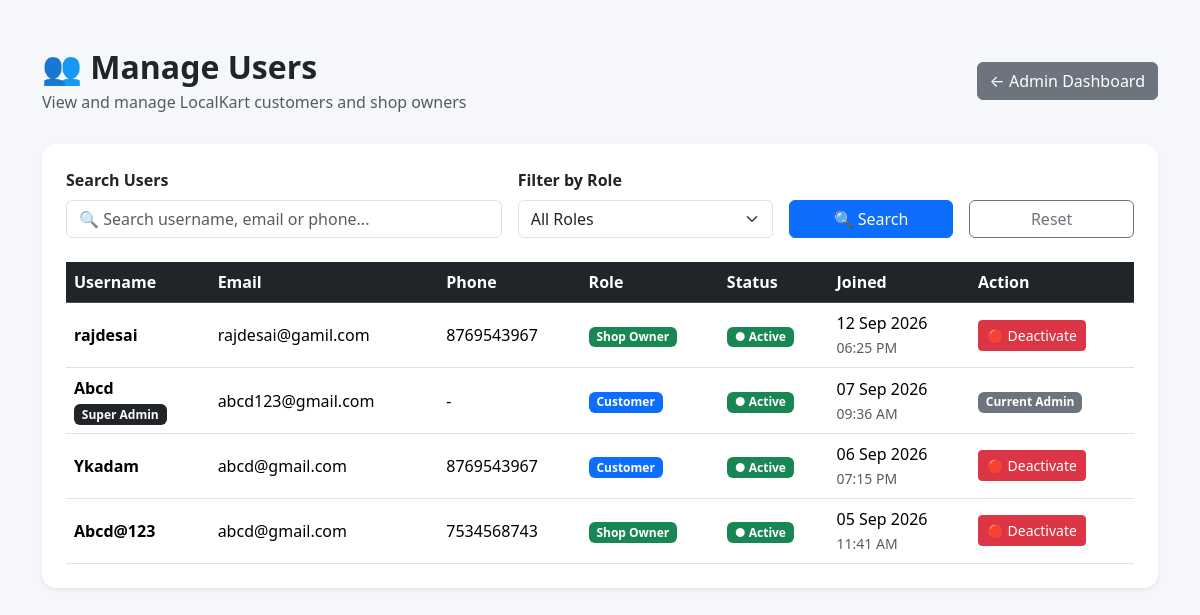
The app's page /dashboard/manage-users/ (signed in) with its own data.
### accounts/models.py (models this page shows, shortened)
class CustomUser(AbstractUser):
    ROLE_CHOICES = (
        ('customer', 'Customer'),
        ('shop_owner', 'Shop Owner'),
        ('admin', 'Admin'),
    )
    role = models.CharField(
        max_length=20,
        choices=ROLE_CHOICES,
        default='customer'
    )
    phone = models.CharField(
        max_length=15,
        blank=True
    )

### dashboard/views.py (the view)
@login_required
def manage_users(request):
    if not request.user.is_superuser:
        return render(request, 'dashboard/access_denied.html')
    users = CustomUser.objects.all().order_by('-date_joined')
    search = request.GET.get('search', '').strip()
    role = request.GET.get('role', '').strip()
    if search:
        users = users.filter(
            Q(username__icontains=search) |
            Q(email__icontains=search) |
            Q(phone__icontains=search)
        )
    if role:
        users = users.filter(role=role)
    paginator = Paginator(users, 10)
    page_number = request.GET.get('page')
    users = paginator.get_page(page_number)
    return render(
        request,
        'dashboard/manage_users.html',
        {
            'users': users,
            'search': search,
            'selected_role': role,
        }
    )

### localkart/context_processors.py (called while the page is built)
def cart_count(request):
    count = 0
    if request.user.is_authenticated and request.user.role == 'customer':
        cart = Cart.objects.filter(
            customer=request.user
        ).first()
        if cart:
            count = sum(
                item.quantity
                for item in cart.items.all()
            )
    unread_notifications = 0
    if request.user.is_authenticated and request.user.role == 'customer':
        unread_notifications = Notification.objects.filter(
            customer=request.user,
            is_read=False
        ).count()
    return {
        'cart_count': count,
        'unread_notifications': unread_notifications,
    }

### templates/dashboard/manage_users.html (shortened to what this page needs)
<!DOCTYPE html>
<html lang="en">
<head>
    <link
        href="https://cdn.jsdelivr.net/npm/bootstrap@5.3.3/dist/css/bootstrap.min.css"
        rel="stylesheet"
    >
</head>
<body>
<div class="container py-5">
    <div class="d-flex justify-content-between align-items-center page-header">
        <div>
            <h2 class="fw-bold mb-1">
                👥 Manage Users
            </h2>
            <p class="text-muted mb-0">
                View and manage LocalKart customers and shop owners
            </p>
        </div>
        <a
            href="{% url 'admin_dashboard' %}"
            class="btn btn-secondary"
        >
            ← Admin Dashboard
        </a>
    </div>
    <div class="card shadow-sm">
        <div class="card-body p-4">
            <form method="GET" class="mb-4">
                <div class="row g-3 align-items-end">
                    <div class="col-md-5">
                        <label class="form-label fw-bold">
                            Search Users
                        </label>
                        <input
                            type="text"
                            name="search"
                            value="{{ search }}"
                            class="form-control"
                            placeholder="🔍 Search username, email or phone..."
                        >
                    </div>
                    <div class="col-md-3">
                        <label class="form-label fw-bold">
                            Filter by Role
                        </label>
                        <select
                            name="role"
                            class="form-select"
                        >
                            <option value="">
                                All Roles
                            </option>
                        </select>
                    </div>
                    <div class="col-md-2">
                        <button
                            type="submit"
                            class="btn btn-primary w-100"
                        >
                            🔍 Search
                        </button>
                    </div>
                    <div class="col-md-2">
                        <a
                            href="{% url 'manage_users' %}"
                            class="btn btn-outline-secondary w-100"
                        >
                            Reset
                        </a>
                    </div>
                </div>
            </form>
            <div class="table-responsive">
                <table class="table table-hover align-middle">
                    <thead class="table-dark">
                        <tr>
                            <th>
                                Username
                            </th>
                            <th>
                                Email
                            </th>
                            <th>
                                Phone
                            </th>
                            <th>
                                Role
                            </th>
                            <th>
                                Status
                            </th>
                            <th>
                                Joined
                            </th>
                            <th>
                                Action
                            </th>
                        </tr>
                    </thead>
                    <tbody>
                    {% for user in users %}
                        <tr>
                            <td>
                                <strong>
                                    {{ user.username }}
                                </strong>
                                {% if user.is_superuser %}
                                    <br>
                                    <span class="badge bg-dark mt-1">
                                        Super Admin
                                    </span>
                                {% endif %}
                            </td>
                            <td>
                                {{ user.email|default:"-" }}
                            </td>
                            <td>
                                {{ user.phone|default:"-" }}
                            </td>
                            <td>
                                {% if user.role == 'customer' %}
                                    <span class="badge bg-primary">
                                        Customer
                                    </span>
                                {% elif user.role == 'shop_owner' %}
                                    <span class="badge bg-success">
                                        Shop Owner
                                    </span>
                                {% elif user.role == 'admin' %}
                                    <span class="badge bg-dark">
                                        Admin
                                    </span>
                                {% else %}
                                    <span class="badge bg-secondary">
                                        {{ user.role }}
                                    </span>
                                {% endif %}
                            </td>
                            <td>
                                {% if user.is_active %}
                                    <span class="badge bg-success">
                                        ● Active
                                    </span>
                                {% else %}
                                    <span class="badge bg-danger">
                                        ● Inactive
                                    </span>
                                {% endif %}
                            </td>
                            <td>
                                {{ user.date_joined|date:"d M Y" }}
                                <br>
                                <small class="text-muted">
                                    {{ user.date_joined|date:"h:i A" }}
                                </small>
                            </td>
                            <td>
                                {% if user == request.user %}
                                    <span class="badge bg-secondary">
                                        Current Admin
                                    </span>
                                {% else %}
                                    <form
                                        method="post"
                                        action="{% url 'toggle_user_status' user.id %}"
                                        onsubmit="return confirm(
                                            '{% if user.is_active %}Are you sure you want to deactivate this user?{% else %}Are you sure you want to activate this user?{% endif %}'
                                        );"
                                    >
                                        {% if user.is_active %}
                                            <button
                                                type="submit"
                                                class="btn btn-danger btn-sm action-btn"
                                            >
                                                🔴 Deactivate
                                            </button>
                                        {% endif %}
                                    </form>
                                {% endif %}
                            </td>
                        </tr>
                    {% endfor %}
                    </tbody>
                </table>
            </div>
        </div>
    </div>
</div>
</body>
</html>

### templates/dashboard/manage_users.html (style rules this page uses)
body { background: #f5f7fb; }
.page-header { margin-bottom: 30px; }
.card { border: none; border-radius: 14px; }
.table { margin-bottom: 0; }
.table th { white-space: nowrap; }
.table td { vertical-align: middle; }
.action-btn { min-width: 105px; }

### records on screen
CustomUser: username "rajdesai", email "rajdesai@gamil.com", phone "8769543967", role "Shop Owner", is_active "● Active", date_joined "12 Sep 2026", date_joined "06:25 PM"
CustomUser: username "Abcd", is_superuser "Super Admin", email "abcd123@gmail.com", phone "-", role "Customer", is_active "● Active", date_joined "07 Sep 2026", date_joined "09:36 AM", shows "Current Admin"
CustomUser: username "Ykadam", email "abcd@gmail.com", phone "8769543967", role "Customer", is_active "● Active", date_joined "06 Sep 2026", date_joined "07:15 PM"
CustomUser: username "Abcd@123", email "abcd@gmail.com", phone "7534568743", role "Shop Owner", is_active "● Active", date_joined "05 Sep 2026", date_joined "11:41 AM"
